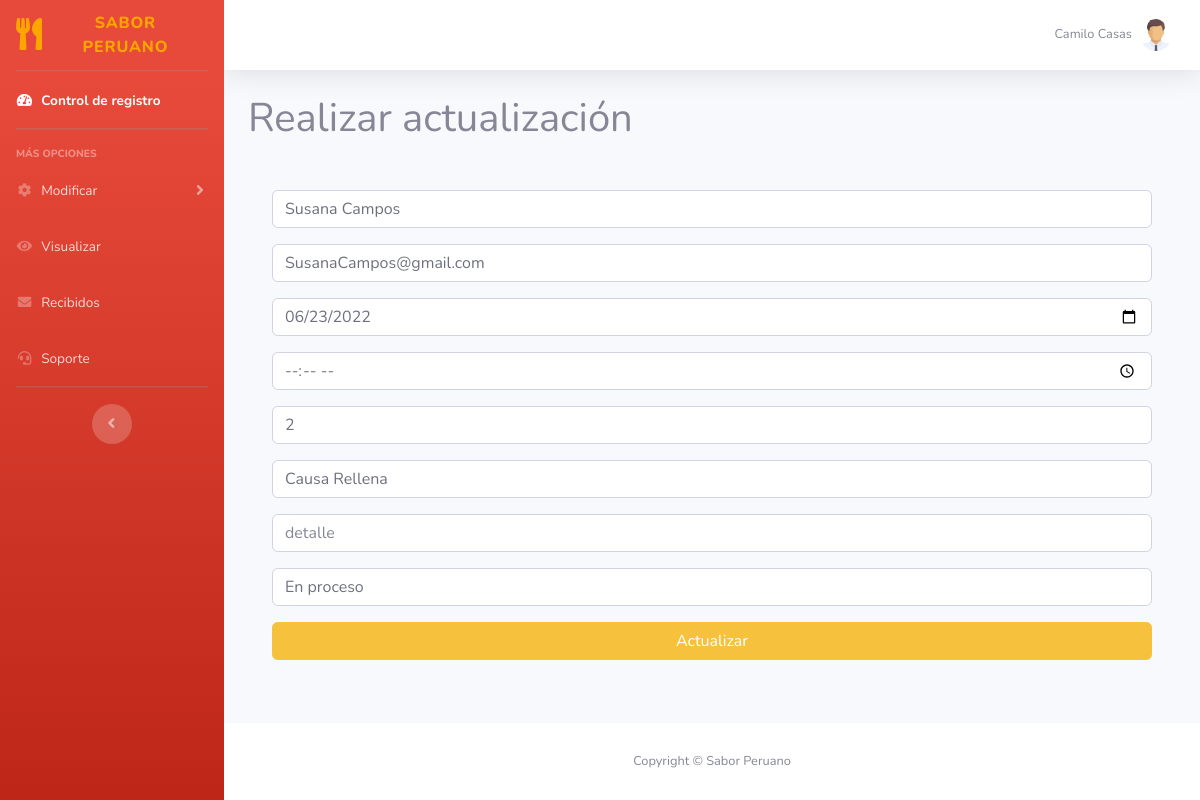
Page /views/ReservaActualizar.php?id=1 (signed in) on the committed database.
### tables this page shows
CREATE TABLE `reservas` (
  `id` int(11) NOT NULL,
  `nombre` varchar(200) NOT NULL,
  `email` varchar(200) NOT NULL,
  `fecha` date NOT NULL,
  `hora` time(6) NOT NULL,
  `personas` int(3) NOT NULL,
  `pedido` varchar(200) NOT NULL,
  `detalle` varchar(200) DEFAULT NULL,
  `estado` varchar(200) DEFAULT NULL
);

### views/ReservaActualizar.php (the view, shortened to what this page needs)
<?php
    $con=conectar();
$id=$_GET['id'];
$sql="SELECT * FROM reservas WHERE id='$id'";
$query=mysqli_query($con,$sql);
$row=mysqli_fetch_array($query);
?>
<!DOCTYPE html>
<html lang="en">
    <head>
        <link href="inicio_sesion/dashboard/css/style.css" rel="stylesheet">
        <link href="https://cdn.jsdelivr.net/npm/bootstrap@5.0.0-beta1/dist/css/bootstrap.min.css" rel="stylesheet">
    </head>
    <body>
    </body>
</html>
<?php require_once "inicio_sesion/dashboard/vistas/parte_superior.php"?>
<div class="container">
    <h1>Realizar actualización</h1>
    <div class="container mt-5">
    <form action="../controllers/controlador_conexion_update_reservas.php" method="POST">
                    <input type="text" class="form-control mb-3" name="nombre" placeholder="nombre" value="<?php echo $row['nombre']  ?>">
                    <input type="email" class="form-control mb-3" name="email" placeholder="email" value="<?php echo $row['email']  ?>">
                    <input type="date" class="form-control mb-3" name="fecha" placeholder="fecha" value="<?php echo $row['fecha']  ?>">
                    <input type="time" class="form-control mb-3" name="hora" placeholder="hora" value="<?php echo $row['hora']  ?>">
                    <input type="number" class="form-control mb-3" name="personas" placeholder="personas" value="<?php echo $row['personas']  ?>">
                    <input type="text" class="form-control mb-3" name="pedido" placeholder="pedido" value="<?php echo $row['pedido']  ?>">
                    <input type="text" class="form-control mb-3" name="detalle" placeholder="detalle" value="<?php echo $row['detalle']  ?>">
                     <input type="text" class="form-control mb-3" name="estado" placeholder="estado" value="<?php echo $row['estado']  ?>">
                <input type="submit" class="btn btn-warning btn-block" value="Actualizar">
        </form>
                </div>
</div>
<?php require_once "inicio_sesion/dashboard/vistas/parte_inferior.php"?>

### views/style.css (style rules this page uses)
body { font-family: 'Nunito', sans-serif; margin: 0; background-color: #5c0b0b; }
* { padding: 0; margin: 0; box-sizing: border-box; }
:root { --primary: #FEA116; --light: #F1F8FF; --dark: #0F172B; }

### rows in the picture
reservas: nombre "Susana Campos", email "SusanaCampos@gmail.com", fecha "06/23/2022", personas "2", pedido "Causa Rellena", estado "En proceso"

### other values in the picture
$_SESSION["s_usuario"] "Camilo Casas"
